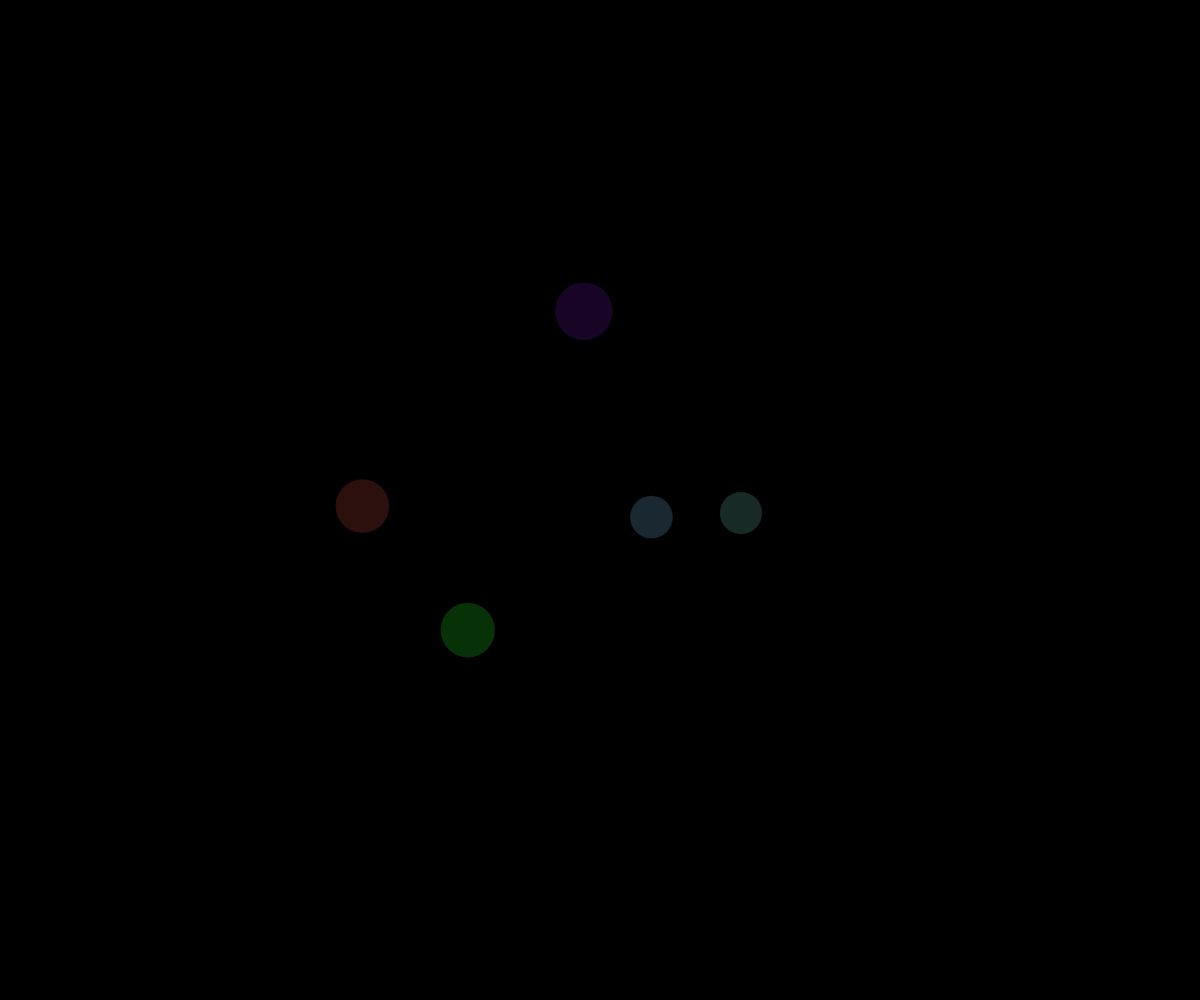
Frame 1 (no input)
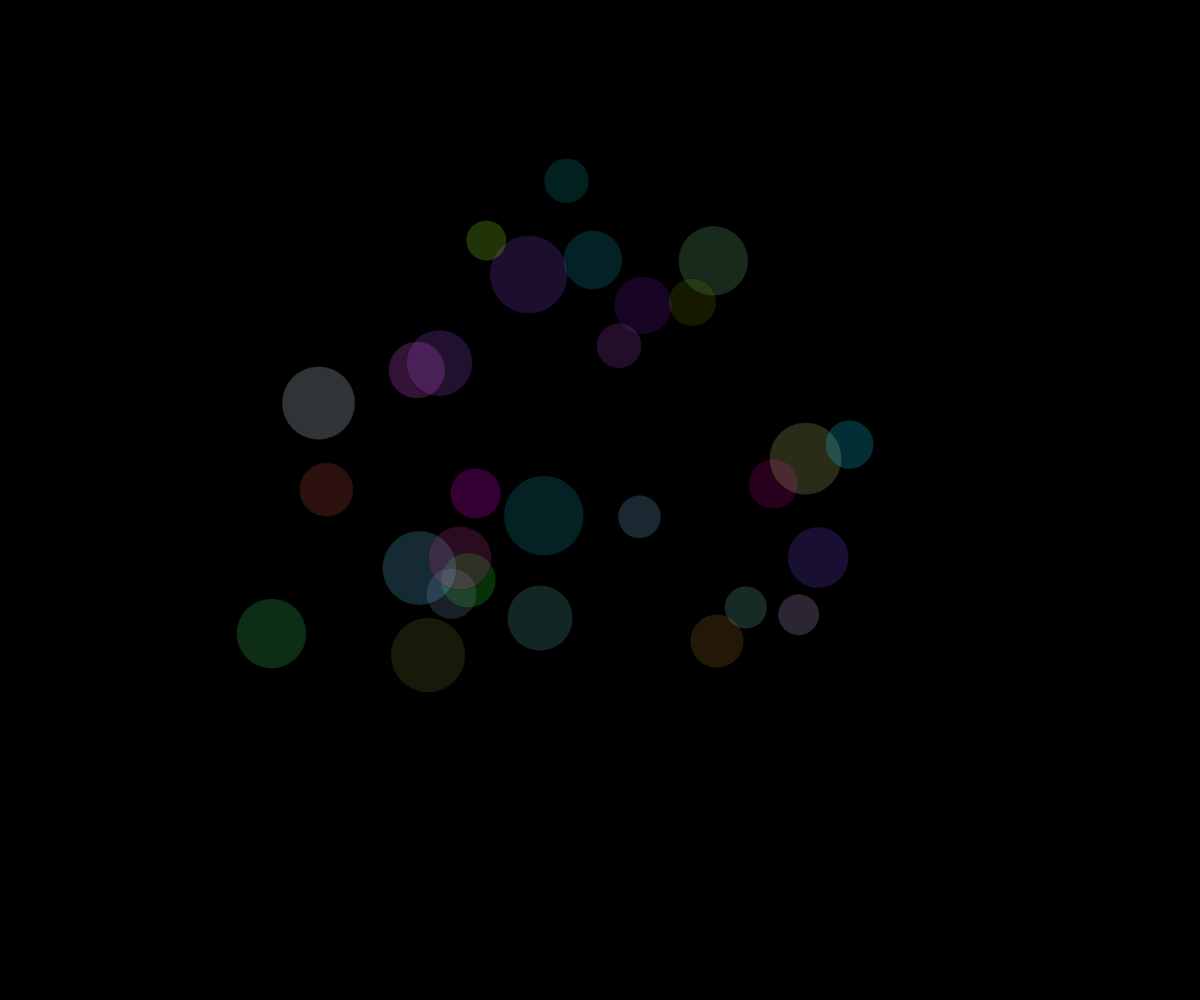
Frame 60 (no input)
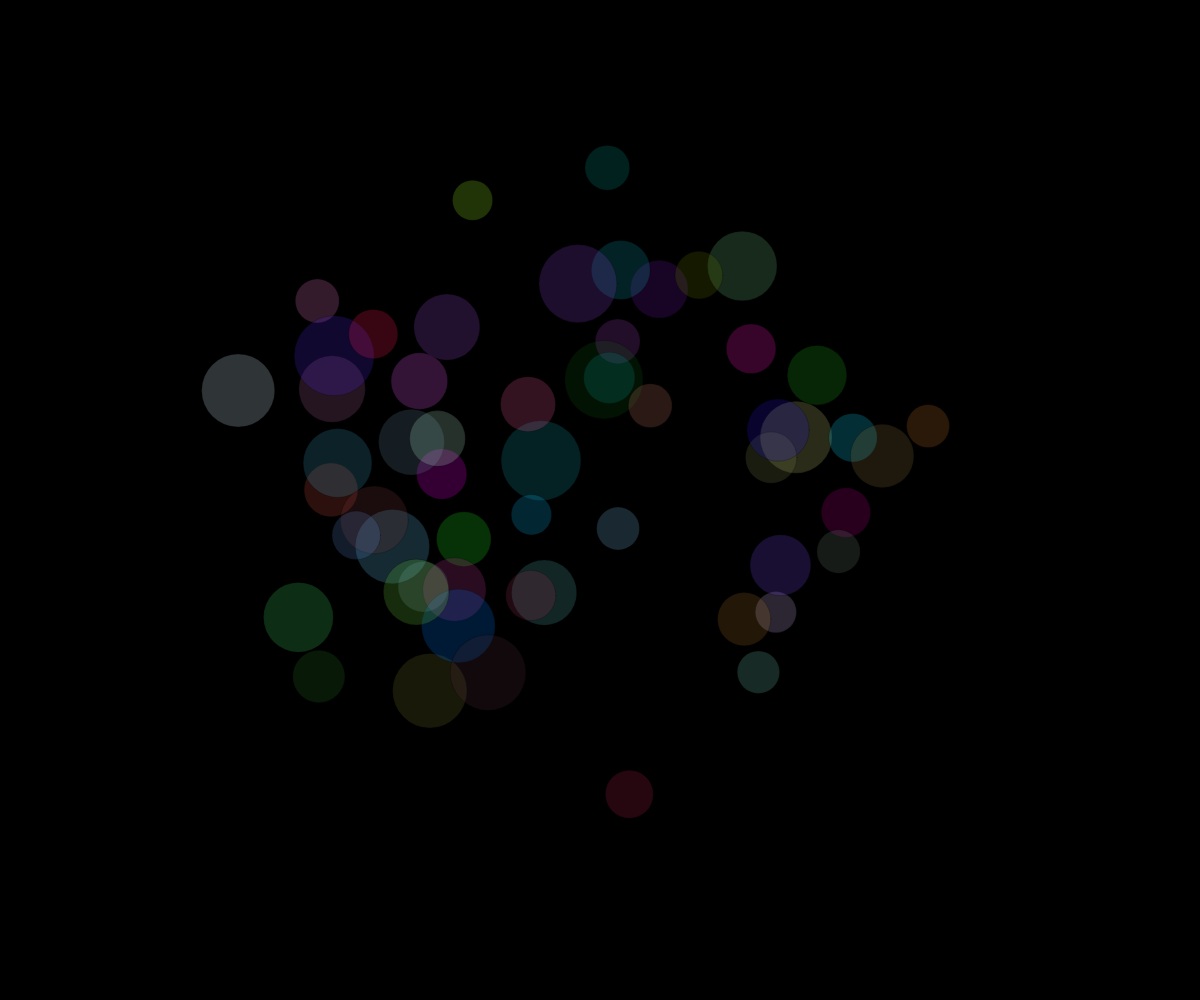
Frame 120 (the mouse pressed at the canvas centre since frame 60)

The p5.js sketch that drew these frames (run headless with seeded random() and noise() and a simulated clock; from frame 60 on, the mouse is pressed at the canvas centre):

// p5.js sketch
// ── sketch.js
// Bubble arrray object notation demo
// Katos Booth
// October 10th 2024

let theBubbles = [];


function setup() {
  createCanvas(windowWidth, windowHeight);
  for (let i = 0; i < 5; i++){
    spawnBubble();
  }
  //create new bubble every half second
  window.setInterval(spawnBubble, 50);
}

function draw() {
  background(0);
  //moveBubblesRandomly();
  moveBubblesWithNoise();
  displayBubbles();
}

function moveBubblesWithNoise(){
  for (let bubble of theBubbles){
    let x = noise(bubble.timeX) * width;
    let y = noise(bubble.timeY) * height;
    bubble.x = x;
    bubble.y = y;
    bubble.timeX += bubble.deltaTime;
    bubble.timeY += bubble.deltaTime;
  }
}

function mousePressed(){
  for (let bubble of theBubbles){
    if (clickedInBubble(mouseX, mouseY, bubble)){
      let theIndex = theBubbles.indexOf(bubble);
      theBubbles.splice(theIndex, 1);
    }
  }
}

function clickedInBubble(x, y, theBubble){
  let distanceAway = dist(x, y, theBubble.x, theBubble.y);
  if (distanceAway < theBubble.radius){
    return true;
  }
  else {
    return false;
  }
}

function displayBubbles(){
  for (let bubble of theBubbles){
    stroke(0,0,0,55);
    fill(bubble.r,bubble.g,bubble.b,bubble.a);
    circle(bubble.x, bubble.y, bubble.radius*2);
  }
}

function moveBubblesRandomly(){
  for (let bubble of theBubbles){
    let choise = random(100);
    if (choise<50){
      //move up
      bubble.y -= bubble.speed;
    }
    else if (choise < 65){
      bubble.y += bubble.speed;
    }
    else if (choise < 80){
      bubble.x += bubble.speed;
    }
    else{
      bubble.x -= bubble.speed;
    }
  }
}

function spawnBubble(){
  let someBubble = {
    x: random(width),
    y: height + random(0,25),
    speed: random(2,5),
    radius: random(20,40),
    r: random(255),
    g: random(255),
    b: random(255),
    a: 55,
    timeX: random(1000000),
    timeY: random(1000000),
    deltaTime: 0.001,
  };
  theBubbles.push(someBubble);
}
